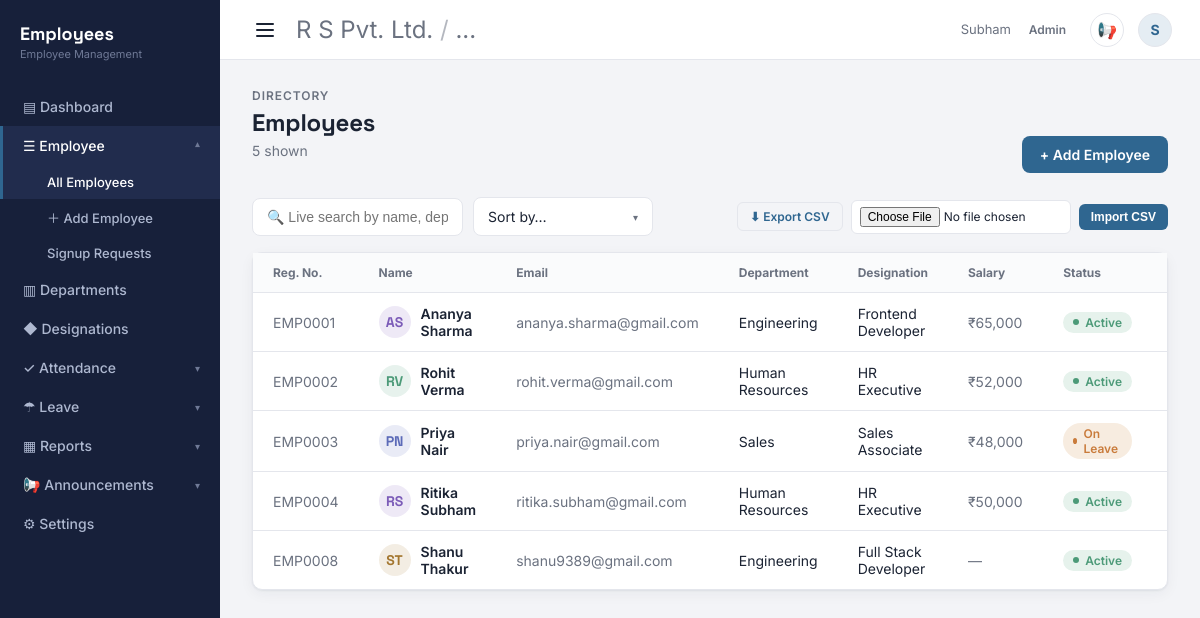
Screenshot of /employees (signed in) with the database file from the repository.
### tables this page shows
CREATE TABLE employees (
    id INTEGER PRIMARY KEY AUTOINCREMENT,
    registration_no TEXT UNIQUE,
    name TEXT NOT NULL,
    email TEXT NOT NULL,
    phone TEXT,
    department TEXT NOT NULL,
    role TEXT NOT NULL,
    status TEXT NOT NULL DEFAULT 'Active',
    salary REAL,
    experience_years REAL,
    join_date TEXT NOT NULL,
    paid_leaves_override INTEGER,
    unpaid_leaves_override INTEGER,
    total_leaves_override INTEGER
);

### app.py (the view)
@app.route("/employees")
@login_required
@roles_required("Admin", "HR", "HR Manager")
def employee_list():
    db = get_db()
    q = request.args.get("q", "").strip()
    sort_filter = request.args.get("sort_filter", "").strip()
    department = request.args.get("department", "").strip()
    status = request.args.get("status", "").strip()
    new_this_month = request.args.get("new_this_month", "").strip()
    sort = ""
    if sort_filter.startswith("dept:"):
        department = sort_filter[len("dept:"):]
    elif sort_filter.startswith("status:"):
        status = sort_filter[len("status:"):]
    elif sort_filter:
        sort = sort_filter
    conditions = []
    params = []
    if q:
        like = f"%{q}%"
        conditions.append("(name LIKE ? OR department LIKE ? OR role LIKE ?)")
        params.extend([like, like, like])
    if department:
        conditions.append("department = ?")
        params.append(department)
    if status:
        conditions.append("status = ?")
        params.append(status)
    if new_this_month:
        month_prefix = date.today().isoformat()[:7]
        conditions.append("join_date LIKE ?")
        params.append(f"{month_prefix}%")
    sort_columns = {
        "name_asc": "name COLLATE NOCASE ASC",
        "name_desc": "name COLLATE NOCASE DESC",
        "join_date_asc": "join_date ASC",
        "join_date_desc": "join_date DESC",
    }
    order_by = sort_columns.get(sort, "id")
    query = "SELECT * FROM employees"
    if conditions:
        query += " WHERE " + " AND ".join(conditions)
    query += f" ORDER BY {order_by}"
    employees = db.execute(query, params).fetchall()
    existing_departments = [
        row["department"] for row in db.execute(
            "SELECT DISTINCT department FROM employees ORDER BY department"
        ).fetchall()
    ]
    dropdown_departments = existing_departments or DEPARTMENTS
    return render_template(
        "employees.html",
        employees=employees,
        q=q,
        department=department,
        status=status,
        new_this_month=new_this_month,
        sort=sort,
        sort_filter=sort_filter,
        departments=dropdown_departments,
    )

### app.py (called while the page is built)
def login_required(view):
    @wraps(view)
    def wrapped(*args, **kwargs):
        if not session.get("logged_in"):
            return redirect(url_for("login"))
        return view(*args, **kwargs)
    return wrapped

def roles_required(*allowed_roles):
    def decorator(view):
        @wraps(view)
        def wrapped(*args, **kwargs):
            if not session.get("logged_in"):
                return redirect(url_for("login"))
            if session.get("role") not in allowed_roles:
                flash("You don't have permission to access that page.")
                return redirect(url_for("dashboard"))
            return view(*args, **kwargs)
        return wrapped
    return decorator

def initials_for(name):
    name = (name or "").strip()
    if not name:
        return "?"
    parts = name.split()
    if len(parts) == 1:
        return parts[0][:2].upper()
    return (parts[0][0] + parts[-1][0]).upper()

def color_for(name):
    name = (name or "").strip()
    index = sum(ord(ch) for ch in name) % len(AVATAR_PALETTE) if name else 0
    return AVATAR_PALETTE[index]

def get_db():
    if "db" not in g:
        g.db = db_compat.connect(DB_PATH)
        g.db.execute("PRAGMA foreign_keys = ON")
    return g.db

### db_compat.py (called while the page is built)
    def connect(sqlite_path):
        conn = sqlite3.connect(sqlite_path)
        conn.row_factory = sqlite3.Row
        return conn

### templates/employees.html (shortened to what this page needs)
{% extends "base.html" %}
{% from "_macros.html" import status_badge, avatar %}
{% block content %}
<div class="page-head">
  <div>
    <div class="eyebrow">Directory</div>
    <h1>Employees</h1>
    <p class="sub">
      {{ employees|length }} shown
    </p>
  </div>
  <a href="{{ url_for('add_employee') }}" class="btn btn-primary">+ Add Employee</a>
</div>
<div class="filter-bar" style="margin-bottom: 16px; justify-content: space-between; flex-wrap: wrap; gap: 12px;">
  <form method="get" action="{{ url_for('employee_list') }}" id="filterForm" style="display: flex; gap: 10px; align-items: center; flex-wrap: wrap;">
    <div style="display: flex; gap: 10px; align-items: center; flex-wrap: nowrap; flex: 1 1 380px; min-width: 0;">
    <input
      class="search-input"
      type="text"
      name="q"
      value="{{ q }}"
      placeholder="🔍 Live search by name, department, or role…"
      style="width: auto; flex: 1 1 160px; min-width: 100px; max-width: 360px;"
      id="liveSearchInput"
    />
    <div class="sortby" id="sortByDropdown">
      <button type="button" class="filter-select sortby-trigger" id="sortByTrigger">
        <span id="sortByTriggerLabel">Sort by…</span>
        <span class="nav-caret">▾</span>
      </button>
    </div>
    </div>
  </form>
  <div style="display: flex; gap: 8px; align-items: center; flex-wrap: wrap;">
    <a href="{{ url_for('export_employees', q=q, department=department, status=status) }}" class="btn btn-ghost btn-sm">⬇ Export CSV</a>
    <form method="post" action="{{ url_for('import_employees') }}" enctype="multipart/form-data" style="display: flex; gap: 8px; align-items: center;">
      <input type="file" name="csv_file" accept=".csv" required class="file-input" />
      <button type="submit" class="btn btn-primary btn-sm">Import CSV</button>
    </form>
  </div>
</div>
<div class="card" style="padding: 0;">
  <div style="overflow-x: auto;">
  <table>
    <thead>
      <tr>
        <th>Reg. No.</th>
        <th>Name</th>
        <th>Email</th>
        <th>Department</th>
        <th>Designation</th>
        <th>Salary</th>
        <th>Status</th>
        <th>Joined</th>
      </tr>
    </thead>
    <tbody>
      {% for e in employees %}
      <tr>
        <td style="color: var(--text-muted);">{{ e['registration_no'] or '—' }}</td>
        <td style="font-weight: 600;">
          <div class="name-cell">
            {{ avatar(e['name']) }}
            {{ e['name'] }}
          </div>
        </td>
        <td style="color: var(--text-muted);">{{ e['email'] }}</td>
        <td>{{ e['department'] }}</td>
        <td>{{ e['role'] }}</td>
        <td style="color: var(--text-muted);">{{ '₹{:,.0f}'.format(e['salary']) if e['salary'] is not none else '—' }}</td>
        <td>{{ status_badge(e['status']) }}</td>
        <td style="color: var(--text-muted);">{{ e['join_date'] }}</td>
      </tr>
      {% else %}
      <tr>
        <td colspan="9" style="color: var(--text-muted);">No matches.</td>
      </tr>
      {% endfor %}
    </tbody>
  </table>
  </div>
</div>
{% endblock %}

### templates/_macros.html
{% macro status_badge(status) %}
  {% if status == 'Active' %}
    <span class="badge badge-active"><span class="dot"></span>{{ status }}</span>
  {% elif status == 'On Leave' %}
    <span class="badge badge-leave"><span class="dot"></span>{{ status }}</span>
  {% else %}
    <span class="badge badge-resigned"><span class="dot"></span>{{ status }}</span>
  {% endif %}
{% endmacro %}
{% macro avatar(name, size=32) %}
  <div class="avatar-mini" style="width: {{ size }}px; height: {{ size }}px; background: {{ color_for(name) }}22; color: {{ color_for(name) }}; font-size: {{ (size / 2.3)|round|int }}px;">
    {{ initials_for(name) }}
  </div>
{% endmacro %}

### static/css/style.css (style rules this page uses)
:root { --bg: #f3f4f7; --surface: #ffffff; --sidebar: #17203a; --sidebar-hover: #212c4d; --sidebar-text: #aeb8d0; --sidebar-text-dim: #6f7996; --primary: #2f6690; --primary-dark: #234c6c; --primary-soft: #e5edf3; --accent-green: #4c9a78; --accent-green-soft: #e6f2ec; --accent-amber: #c97b3b; --accent-amber-soft: #f7ece0; --accent-red: #b85c5c; --accent-red-soft: #f6e8e8; --text: #1b2333; --text-muted: #6b7280; --border: #e4e6ec; --radius: 10px; --shadow: 0 1px 2px rgba(23, 32, 58, 0.06), 0 4px 14px rgba(23, 32, 58, 0.05); }
* { box-sizing: border-box; }
html, body { height: 100%; margin: 0; }
body { background: var(--bg); color: var(--text); font-family: "Inter", -apple-system, BlinkMacSystemFont, sans-serif; -webkit-font-smoothing: antialiased; }
h1, h2, h3, h4 { font-family: "Space Grotesk", "Inter", sans-serif; margin: 0; letter-spacing: -0.01em; }
a { color: inherit; text-decoration: none; }
.nav-caret { font-size: 10px; transition: transform 0.15s ease; color: var(--sidebar-text-dim); }
.page-head { display: flex; align-items: flex-end; justify-content: space-between; gap: 16px; margin-bottom: 24px; flex-wrap: wrap; }
.eyebrow { font-size: 12px; font-weight: 600; letter-spacing: 0.08em; text-transform: uppercase; color: var(--text-muted); margin-bottom: 4px; }
.page-head h1 { font-size: 24px; font-weight: 700; }
.page-head p.sub { color: var(--text-muted); font-size: 14px; margin-top: 4px; }
.btn { display: inline-block; border: none; border-radius: 8px; padding: 10px 18px; font-size: 14px; font-weight: 600; cursor: pointer; }
.btn-primary { background: var(--primary); color: #fff; }
.btn-ghost { background: transparent; color: var(--primary); border: 1px solid var(--border); }
.btn-sm { padding: 6px 12px; font-size: 12px; border-radius: 6px; }
.card { background: var(--surface); border: 1px solid var(--border); border-radius: var(--radius); box-shadow: var(--shadow); }
table { width: 100%; border-collapse: collapse; }
thead tr { font-size: 12px; color: var(--text-muted); text-align: left; background: #fafbfc; }
th, td { padding: 12px 20px; }
tbody tr { border-top: 1px solid var(--border); font-size: 14px; }
.badge { display: inline-flex; align-items: center; gap: 6px; padding: 3px 10px; border-radius: 999px; font-size: 12px; font-weight: 600; }
.badge .dot { width: 6px; height: 6px; border-radius: 50%; }
.badge-active { background: var(--accent-green-soft); color: var(--accent-green); }
.badge-active .dot { background: var(--accent-green); }
.badge-leave { background: var(--accent-amber-soft); color: var(--accent-amber); }
.badge-leave .dot { background: var(--accent-amber); }
.search-input { width: 100%; max-width: 360px; padding: 10px 14px; border-radius: 8px; border: 1px solid var(--border); font-size: 14px; }
.file-input { font-size: 12px; padding: 6px 8px; border: 1px solid var(--border); border-radius: 6px; background: var(--surface); max-width: 220px; font-family: inherit; }
.filter-bar { display: flex; align-items: center; gap: 10px; flex-wrap: wrap; }
.filter-select { padding: 10px 14px; border-radius: 8px; border: 1px solid var(--border); font-size: 14px; font-family: inherit; background: var(--surface); color: var(--text); min-width: 180px; }
.sortby { position: relative; flex: 0 0 auto; min-width: 150px; }
.sortby-trigger { width: 100%; display: flex; align-items: center; justify-content: space-between; gap: 8px; cursor: pointer; text-align: left; font-family: inherit; }
.sortby-trigger .nav-caret { color: var(--text-muted); transition: transform 0.15s ease; }
.avatar-mini { border-radius: 50%; display: inline-flex; align-items: center; justify-content: center; font-weight: 700; flex-shrink: 0; font-family: "Space Grotesk", sans-serif; }
.name-cell { display: flex; align-items: center; gap: 10px; }

### rows the page displays
employees: registration_no "EMP0001", name "AS", name "Ananya Sharma", email "ananya.sharma@gmail.com", department "Engineering", role "Frontend Developer", salary "₹65,000", status "Active"
employees: registration_no "EMP0002", name "RV", name "Rohit Verma", email "rohit.verma@gmail.com", department "Human Resources", role "HR Executive", salary "₹52,000", status "Active"
employees: registration_no "EMP0003", name "PN", name "Priya Nair", email "priya.nair@gmail.com", department "Sales", role "Sales Associate", salary "₹48,000", status "On Leave"
employees: registration_no "EMP0004", name "RS", name "Ritika Subham", email "ritika.subham@gmail.com", department "Human Resources", role "HR Executive", salary "₹50,000", status "Active"
employees: registration_no "EMP0008", name "ST", name "Shanu Thakur", email "shanu9389@gmail.com", department "Engineering", role "Full Stack Developer", salary "—", status "Active"

### other values shown
{{ current_username }} "Subham"
{{ current_role }} "Admin"
{{ current_username[0]|upper if current_username else '?' }} "S"
{{ employees|length }} "5"
